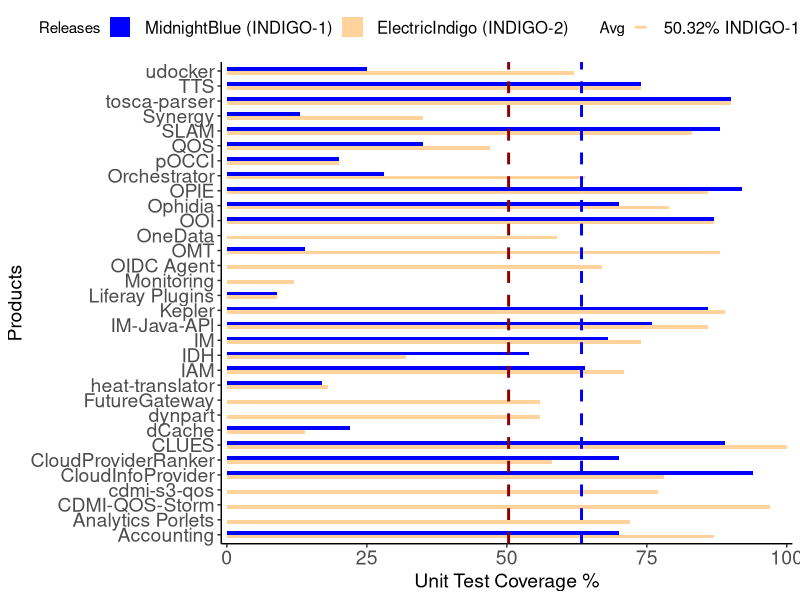

The R source for this figure:
datafn<-read.csv('data/figure2n.csv', header=TRUE)
names(datafn)

rel1<- as.character(datafn$Release)[1]
rel1
val1<-datafn[as.character(datafn$Release)==unique(as.character(datafn$Release))[1],]
val1$Avg

rel1avg<-paste(val1$Avg[1], '% INDIGO-1',sep='')

rel2<-as.character(datafn$Release)[2]
rel2
val2<-datafn[as.character(datafn$Release)==unique(as.character(datafn$Release))[2],]
val2$Avg

rel2avg<-paste(val2$Avg[1], '% INDIGO-2',sep='')

Avg<-c(rel1,rel2)   
library(ggplot2)

ggplot(datafn, aes(fill=Release , x=Product, y=Value)) +
  geom_bar(stat="identity", position="dodge",  size=1, width=0.5) +
  xlab("Products") +
  ylab("Unit Test Coverage %") +
  scale_y_continuous(limits = c(0,100),
                     expand=c(0,1))+
  geom_hline(aes(yintercept=val1$Avg[1],  
                 linetype='MidnightBlue'),
                 colour='darkred',
                 size=1, alpha=1) +
  geom_hline(aes(yintercept=val2$Avg[1],  
                 linetype='ElectricIndigo'), 
                 colour='blue',
                 size=1, alpha=1)  +
  scale_fill_manual(name='Releases', values=c("blue", "burlywood1"),
                    breaks = c(rel1,
                               rel2)) +
  scale_linetype_manual(name="Avg", 
                     values=c(2, 2),
                     guide = guide_legend(override.aes = 
                                            list(color = c("burlywood1", 
                                                           "blue"))),
                     labels = c(rel1avg,
                                rel2avg)) +
  coord_flip()+
  theme(legend.key = element_rect(fill = "white", colour = "white"),
        axis.text=element_text(size=14),
        axis.title=element_text(size=14),
        #axis.text.x = element_text(angle = 60, hjust=1),
        axis.line = element_line(colour = "black"),
        panel.grid.major = element_blank(),
        panel.grid.minor = element_blank(),
        panel.border = element_blank(),
        panel.background = element_blank(),
        legend.position="top",
        legend.text=element_text(size=12))
